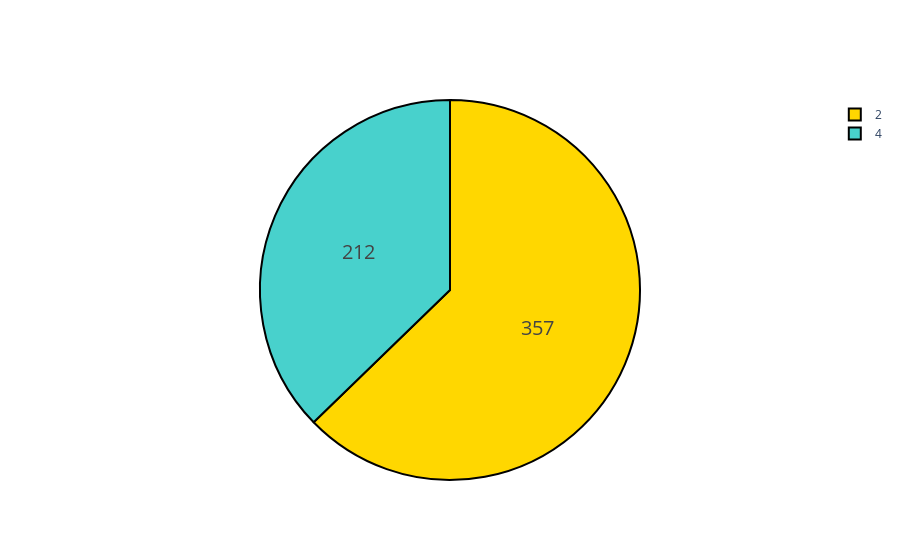

The code cell stored with this chart in its notebook:
### Code cell
fig = go.Figure(data=[go.Pie(labels=['2','4'], values=data['diagnosis'].value_counts(), textinfo='label+percent')])
fig.update_traces(hoverinfo='label+percent', textinfo='value', textfont_size=20,
                  marker=dict(colors=['gold', 'mediumturquoise'], line=dict(color='#000000', width=2)))
fig.show()

### Figure 1 — Plotly figure (JSON) as saved in the notebook; plotly's stock layout.template omitted (floating-point values rounded to 4 significant figures)
{"data": [{"hoverinfo": "label+percent", "labels": ["2", "4"], "marker": {"colors": ["gold", "mediumturquoise"], "line": {"color": "#000000", "width": 2}}, "textfont": {"size": 20}, "textinfo": "value", "type": "pie", "values": [357, 212]}], "layout": {}}
